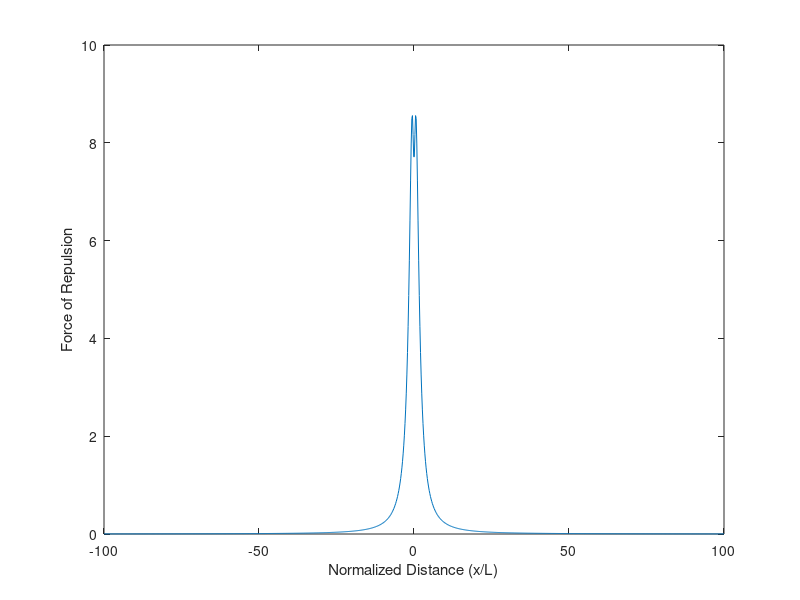
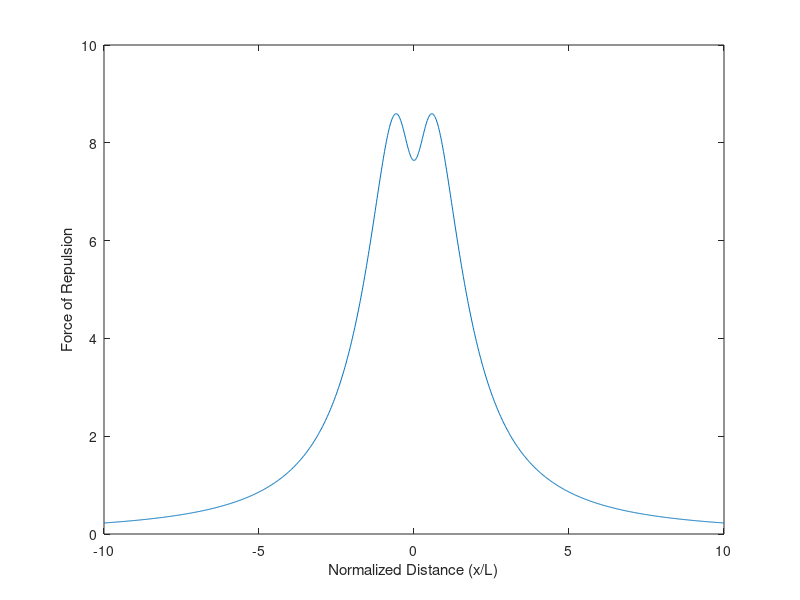

MATLAB code to generate these figures, in order:
clear all
close all

G=120e9
b = .28e-9
v=0.3
L=1
x1 = linspace(-100,100,1000)
x2 = linspace(-10,10,1000)
j=0
for i = x1
    j=j+1
    f(j) = (G*b*L)/(2*pi*(1-v))*((3*i^2 + L^2)/((i^2 + L^2)^2))
end
k=0
for i = x2
    k=k+1
    h(k) = (G*b*L)/(2*pi*(1-v))*((3*i^2 + L^2)/((i^2 + L^2)^2))
end
figure(1)
plot(x1,f)
xlabel('Normalized Distance (x/L)')
ylabel('Force of Repulsion')

figure(2)
plot(x2,h)
xlabel('Normalized Distance (x/L)')
ylabel('Force of Repulsion')
